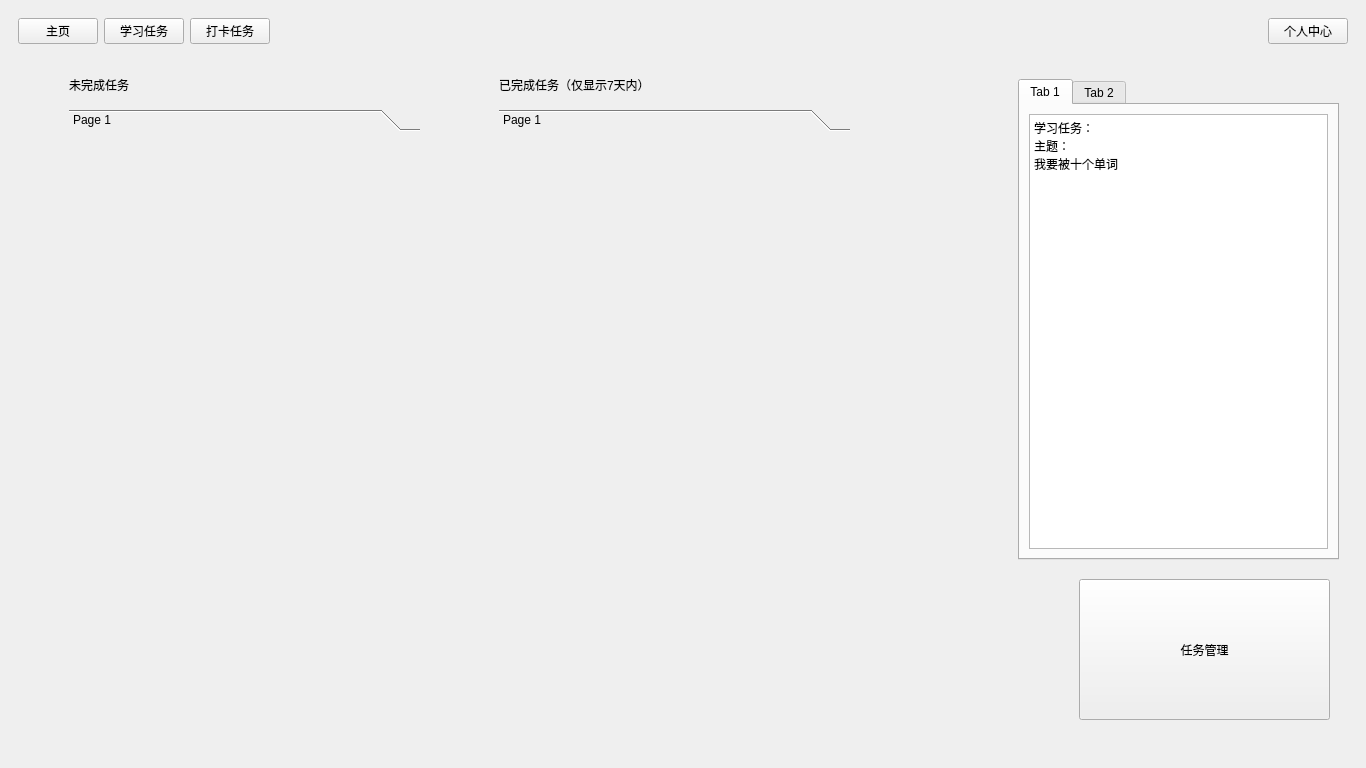
<?xml version="1.0" encoding="UTF-8"?>
<ui version="4.0">
 <class>MainWindow</class>
 <widget class="QMainWindow" name="MainWindow">
  <property name="geometry">
   <rect>
    <x>0</x>
    <y>0</y>
    <width>1366</width>
    <height>768</height>
   </rect>
  </property>
  <property name="windowTitle">
   <string>主界面</string>
  </property>
  <widget class="QWidget" name="centralwidget">
   <layout class="QVBoxLayout" name="verticalLayout">
    <item>
     <widget class="QWidget" name="widget" native="true">
      <layout class="QHBoxLayout" name="horizontalLayout">
       <item>
        <widget class="QPushButton" name="btnmain">
         <property name="text">
          <string>主页</string>
         </property>
        </widget>
       </item>
       <item>
        <widget class="QPushButton" name="btntask">
         <property name="text">
          <string>学习任务</string>
         </property>
        </widget>
       </item>
       <item>
        <widget class="QPushButton" name="btngoal">
         <property name="text">
          <string>打卡任务</string>
         </property>
        </widget>
       </item>
       <item>
        <spacer name="horizontalSpacer_3">
         <property name="orientation">
          <enum>Qt::Horizontal</enum>
         </property>
         <property name="sizeHint" stdset="0">
          <size>
           <width>40</width>
           <height>20</height>
          </size>
         </property>
        </spacer>
       </item>
       <item>
        <widget class="QPushButton" name="btnperson">
         <property name="text">
          <string>个人中心</string>
         </property>
        </widget>
       </item>
      </layout>
     </widget>
    </item>
    <item>
     <widget class="QStackedWidget" name="stackedWidget">
      <property name="currentIndex">
       <number>1</number>
      </property>
      <widget class="QWidget" name="page1">
       <property name="styleSheet">
        <string notr="true"/>
       </property>
       <widget class="QTextBrowser" name="textBrowser">
        <property name="geometry">
         <rect>
          <x>90</x>
          <y>40</y>
          <width>1131</width>
          <height>471</height>
         </rect>
        </property>
        <property name="styleSheet">
         <string notr="true"/>
        </property>
        <property name="html">
         <string>&lt;!DOCTYPE HTML PUBLIC &quot;-//W3C//DTD HTML 4.0//EN&quot; &quot;http://www.w3.org/TR/REC-html40/strict.dtd&quot;&gt;
&lt;html&gt;&lt;head&gt;&lt;meta name=&quot;qrichtext&quot; content=&quot;1&quot; /&gt;&lt;style type=&quot;text/css&quot;&gt;
p, li { white-space: pre-wrap; }
&lt;/style&gt;&lt;/head&gt;&lt;body style=&quot; font-family:'SimSun'; font-size:9pt; font-weight:400; font-style:normal;&quot;&gt;
&lt;p align=&quot;center&quot; style=&quot; margin-top:12px; margin-bottom:12px; margin-left:0px; margin-right:0px; -qt-block-indent:0; text-indent:0px;&quot;&gt;&lt;span style=&quot; font-size:24pt; font-weight:600; color:#aa00ff;&quot;&gt;学习习惯养成计划&lt;/span&gt;&lt;span style=&quot; font-size:24pt; color:#aa00ff;&quot;&gt; &lt;/span&gt;&lt;/p&gt;
&lt;p align=&quot;center&quot; style=&quot; margin-top:12px; margin-bottom:12px; margin-left:0px; margin-right:0px; -qt-block-indent:0; text-indent:0px;&quot;&gt;&lt;span style=&quot; font-size:16pt; font-weight:600; color:#000000;&quot;&gt;简介&lt;/span&gt;&lt;span style=&quot; font-size:16pt; color:#000000;&quot;&gt; &lt;/span&gt;&lt;/p&gt;
&lt;p style=&quot; margin-top:12px; margin-bottom:12px; margin-left:0px; margin-right:0px; -qt-block-indent:0; text-indent:0px;&quot;&gt;&lt;span style=&quot; font-size:16pt; color:#000000;&quot;&gt;     使用纸质档的记录很容易遗忘自己设定了哪些任务以及复习时间，且没有提醒功能，这样就会让计划的任务落空，任务滚雪球式的累积会让记忆压力越来越大。 &lt;/span&gt;&lt;/p&gt;
&lt;p style=&quot; margin-top:12px; margin-bottom:12px; margin-left:0px; margin-right:0px; -qt-block-indent:0; text-indent:0px;&quot;&gt;&lt;span style=&quot; font-size:16pt; color:#000000;&quot;&gt;    软件的用户可以自己添加学习任务，每个学习任务都有自己的主题、完成时间和优先级，根据设定的完成时间和优先级对用户进行不同频率的提醒，直到其完成该任务。 &lt;/span&gt;&lt;/p&gt;
&lt;p style=&quot; margin-top:12px; margin-bottom:12px; margin-left:0px; margin-right:0px; -qt-block-indent:0; text-indent:0px;&quot;&gt;&lt;span style=&quot; font-size:16pt; color:#000000;&quot;&gt;    还会给每个任务设定其属性，如需要复习记忆的任务，设定成“需提醒任务”，那么在其完成后的规定时间内会弹出复习提醒，这样可以提醒用户及时复习回顾知识，做到更好的记忆效果。 &lt;/span&gt;&lt;/p&gt;
&lt;p style=&quot; margin-top:12px; margin-bottom:12px; margin-left:0px; margin-right:0px; -qt-block-indent:0; text-indent:0px;&quot;&gt;&lt;span style=&quot; font-size:16pt; color:#000000;&quot;&gt;    软件还提供任务分析功能，针对用户每天的任务添加数和完成率进行统计，来让使用者更好的知道自己的复习进度和完成率。通过可视化的图表展示数据，使用者能够有完成任务的成就感。 &lt;/span&gt;&lt;/p&gt;&lt;/body&gt;&lt;/html&gt;</string>
        </property>
       </widget>
      </widget>
      <widget class="QWidget" name="page2">
       <property name="styleSheet">
        <string notr="true">#page2{
	
}</string>
       </property>
       <widget class="QToolBox" name="tbUnready">
        <property name="geometry">
         <rect>
          <x>60</x>
          <y>50</y>
          <width>351</width>
          <height>611</height>
         </rect>
        </property>
        <property name="currentIndex">
         <number>0</number>
        </property>
        <widget class="QWidget" name="page_1">
         <property name="geometry">
          <rect>
           <x>0</x>
           <y>0</y>
           <width>351</width>
           <height>582</height>
          </rect>
         </property>
         <attribute name="label">
          <string>Page 1</string>
         </attribute>
        </widget>
       </widget>
       <widget class="QTabWidget" name="tabWidget">
        <property name="geometry">
         <rect>
          <x>1009</x>
          <y>20</y>
          <width>321</width>
          <height>481</height>
         </rect>
        </property>
        <property name="currentIndex">
         <number>0</number>
        </property>
        <widget class="QWidget" name="tab">
         <attribute name="title">
          <string>Tab 1</string>
         </attribute>
         <layout class="QHBoxLayout" name="horizontalLayout_3">
          <item>
           <widget class="QTextBrowser" name="textBrowser_5">
            <property name="html">
             <string>&lt;!DOCTYPE HTML PUBLIC &quot;-//W3C//DTD HTML 4.0//EN&quot; &quot;http://www.w3.org/TR/REC-html40/strict.dtd&quot;&gt;
&lt;html&gt;&lt;head&gt;&lt;meta name=&quot;qrichtext&quot; content=&quot;1&quot; /&gt;&lt;style type=&quot;text/css&quot;&gt;
p, li { white-space: pre-wrap; }
&lt;/style&gt;&lt;/head&gt;&lt;body style=&quot; font-family:'SimSun'; font-size:9pt; font-weight:400; font-style:normal;&quot;&gt;
&lt;p style=&quot; margin-top:0px; margin-bottom:0px; margin-left:0px; margin-right:0px; -qt-block-indent:0; text-indent:0px;&quot;&gt;学习任务：&lt;/p&gt;
&lt;p style=&quot; margin-top:0px; margin-bottom:0px; margin-left:0px; margin-right:0px; -qt-block-indent:0; text-indent:0px;&quot;&gt;主题：&lt;/p&gt;
&lt;p style=&quot; margin-top:0px; margin-bottom:0px; margin-left:0px; margin-right:0px; -qt-block-indent:0; text-indent:0px;&quot;&gt;我要被十个单词&lt;/p&gt;&lt;/body&gt;&lt;/html&gt;</string>
            </property>
           </widget>
          </item>
         </layout>
        </widget>
        <widget class="QWidget" name="tab_2">
         <attribute name="title">
          <string>Tab 2</string>
         </attribute>
         <layout class="QHBoxLayout" name="horizontalLayout_4">
          <item>
           <widget class="QTextBrowser" name="textBrowser_6">
            <property name="html">
             <string>&lt;!DOCTYPE HTML PUBLIC &quot;-//W3C//DTD HTML 4.0//EN&quot; &quot;http://www.w3.org/TR/REC-html40/strict.dtd&quot;&gt;
&lt;html&gt;&lt;head&gt;&lt;meta name=&quot;qrichtext&quot; content=&quot;1&quot; /&gt;&lt;style type=&quot;text/css&quot;&gt;
p, li { white-space: pre-wrap; }
&lt;/style&gt;&lt;/head&gt;&lt;body style=&quot; font-family:'SimSun'; font-size:9pt; font-weight:400; font-style:normal;&quot;&gt;
&lt;p style=&quot; margin-top:0px; margin-bottom:0px; margin-left:0px; margin-right:0px; -qt-block-indent:0; text-indent:0px;&quot;&gt;搞笑&lt;/p&gt;
&lt;p style=&quot;-qt-paragraph-type:empty; margin-top:0px; margin-bottom:0px; margin-left:0px; margin-right:0px; -qt-block-indent:0; text-indent:0px;&quot;&gt;&lt;br /&gt;&lt;/p&gt;&lt;/body&gt;&lt;/html&gt;</string>
            </property>
           </widget>
          </item>
         </layout>
        </widget>
       </widget>
       <widget class="QPushButton" name="btnauto">
        <property name="geometry">
         <rect>
          <x>1070</x>
          <y>520</y>
          <width>251</width>
          <height>141</height>
         </rect>
        </property>
        <property name="text">
         <string>任务管理</string>
        </property>
       </widget>
       <widget class="QToolBox" name="tbReady">
        <property name="geometry">
         <rect>
          <x>490</x>
          <y>50</y>
          <width>351</width>
          <height>611</height>
         </rect>
        </property>
        <property name="currentIndex">
         <number>0</number>
        </property>
        <widget class="QWidget" name="page_2">
         <property name="geometry">
          <rect>
           <x>0</x>
           <y>0</y>
           <width>351</width>
           <height>582</height>
          </rect>
         </property>
         <attribute name="label">
          <string>Page 1</string>
         </attribute>
        </widget>
       </widget>
       <widget class="QLabel" name="label">
        <property name="geometry">
         <rect>
          <x>60</x>
          <y>10</y>
          <width>111</width>
          <height>31</height>
         </rect>
        </property>
        <property name="styleSheet">
         <string notr="true">font: 75 12pt &quot;Arial&quot;;</string>
        </property>
        <property name="text">
         <string>未完成任务</string>
        </property>
       </widget>
       <widget class="QLabel" name="label_2">
        <property name="geometry">
         <rect>
          <x>490</x>
          <y>10</y>
          <width>291</width>
          <height>31</height>
         </rect>
        </property>
        <property name="styleSheet">
         <string notr="true">font: 75 12pt &quot;Arial&quot;;</string>
        </property>
        <property name="text">
         <string>已完成任务（仅显示7天内）</string>
        </property>
       </widget>
      </widget>
      <widget class="QWidget" name="page3">
       <property name="styleSheet">
        <string notr="true">#page3{

}</string>
       </property>
       <widget class="QFrame" name="frame_3">
        <property name="geometry">
         <rect>
          <x>260</x>
          <y>0</y>
          <width>751</width>
          <height>151</height>
         </rect>
        </property>
        <property name="frameShape">
         <enum>QFrame::StyledPanel</enum>
        </property>
        <property name="frameShadow">
         <enum>QFrame::Raised</enum>
        </property>
        <widget class="QTextBrowser" name="textBrowser_2">
         <property name="geometry">
          <rect>
           <x>0</x>
           <y>30</y>
           <width>471</width>
           <height>81</height>
          </rect>
         </property>
         <property name="html">
          <string>&lt;!DOCTYPE HTML PUBLIC &quot;-//W3C//DTD HTML 4.0//EN&quot; &quot;http://www.w3.org/TR/REC-html40/strict.dtd&quot;&gt;
&lt;html&gt;&lt;head&gt;&lt;meta name=&quot;qrichtext&quot; content=&quot;1&quot; /&gt;&lt;style type=&quot;text/css&quot;&gt;
p, li { white-space: pre-wrap; }
&lt;/style&gt;&lt;/head&gt;&lt;body style=&quot; font-family:'SimSun'; font-size:9pt; font-weight:400; font-style:normal;&quot;&gt;
&lt;p align=&quot;center&quot; style=&quot; margin-top:12px; margin-bottom:12px; margin-left:0px; margin-right:0px; -qt-block-indent:0; text-indent:0px;&quot;&gt;&lt;span style=&quot; font-size:36pt; font-weight:600; color:#a02b93;&quot;&gt;你已经连续打卡&lt;/span&gt; &lt;/p&gt;&lt;/body&gt;&lt;/html&gt;</string>
         </property>
        </widget>
        <widget class="QTextBrowser" name="textBrowser_3">
         <property name="geometry">
          <rect>
           <x>470</x>
           <y>30</y>
           <width>81</width>
           <height>81</height>
          </rect>
         </property>
         <property name="html">
          <string>&lt;!DOCTYPE HTML PUBLIC &quot;-//W3C//DTD HTML 4.0//EN&quot; &quot;http://www.w3.org/TR/REC-html40/strict.dtd&quot;&gt;
&lt;html&gt;&lt;head&gt;&lt;meta name=&quot;qrichtext&quot; content=&quot;1&quot; /&gt;&lt;style type=&quot;text/css&quot;&gt;
p, li { white-space: pre-wrap; }
&lt;/style&gt;&lt;/head&gt;&lt;body style=&quot; font-family:'SimSun'; font-size:9pt; font-weight:400; font-style:normal;&quot;&gt;
&lt;p align=&quot;center&quot; style=&quot; margin-top:0px; margin-bottom:0px; margin-left:0px; margin-right:0px; -qt-block-indent:0; text-indent:0px;&quot;&gt;&lt;span style=&quot; font-size:36pt; font-weight:600; font-style:italic;&quot;&gt;1&lt;/span&gt;&lt;/p&gt;&lt;/body&gt;&lt;/html&gt;</string>
         </property>
        </widget>
        <widget class="QTextBrowser" name="textBrowser_4">
         <property name="geometry">
          <rect>
           <x>550</x>
           <y>30</y>
           <width>81</width>
           <height>81</height>
          </rect>
         </property>
         <property name="html">
          <string>&lt;!DOCTYPE HTML PUBLIC &quot;-//W3C//DTD HTML 4.0//EN&quot; &quot;http://www.w3.org/TR/REC-html40/strict.dtd&quot;&gt;
&lt;html&gt;&lt;head&gt;&lt;meta name=&quot;qrichtext&quot; content=&quot;1&quot; /&gt;&lt;style type=&quot;text/css&quot;&gt;
p, li { white-space: pre-wrap; }
&lt;/style&gt;&lt;/head&gt;&lt;body style=&quot; font-family:'SimSun'; font-size:9pt; font-weight:400; font-style:normal;&quot;&gt;
&lt;p style=&quot; margin-top:12px; margin-bottom:12px; margin-left:0px; margin-right:0px; -qt-block-indent:0; text-indent:0px;&quot;&gt;&lt;span style=&quot; font-size:36pt; font-weight:600; color:#a02b93;&quot;&gt;天&lt;/span&gt; &lt;/p&gt;&lt;/body&gt;&lt;/html&gt;</string>
         </property>
        </widget>
       </widget>
       <widget class="QCalendarWidget" name="calendarWidget">
        <property name="geometry">
         <rect>
          <x>680</x>
          <y>200</y>
          <width>481</width>
          <height>311</height>
         </rect>
        </property>
       </widget>
       <widget class="QToolBox" name="toolBoxgoal">
        <property name="geometry">
         <rect>
          <x>50</x>
          <y>290</y>
          <width>541</width>
          <height>171</height>
         </rect>
        </property>
        <property name="currentIndex">
         <number>0</number>
        </property>
        <widget class="QWidget" name="page_3">
         <property name="geometry">
          <rect>
           <x>0</x>
           <y>0</y>
           <width>541</width>
           <height>142</height>
          </rect>
         </property>
         <attribute name="label">
          <string>Page 1</string>
         </attribute>
        </widget>
       </widget>
      </widget>
      <widget class="QWidget" name="page4">
       <property name="styleSheet">
        <string notr="true">#page4{
	
}</string>
       </property>
       <widget class="QPushButton" name="btnoutlogin">
        <property name="geometry">
         <rect>
          <x>1240</x>
          <y>10</y>
          <width>93</width>
          <height>28</height>
         </rect>
        </property>
        <property name="text">
         <string>退出登录</string>
        </property>
       </widget>
       <widget class="QLabel" name="label_5">
        <property name="geometry">
         <rect>
          <x>20</x>
          <y>50</y>
          <width>461</width>
          <height>41</height>
         </rect>
        </property>
        <property name="text">
         <string>通过可视化的图表展示数据，使用者能够有完成任务的成就感。</string>
        </property>
       </widget>
      </widget>
     </widget>
    </item>
   </layout>
  </widget>
 </widget>
 <resources/>
 <connections/>
</ui>
